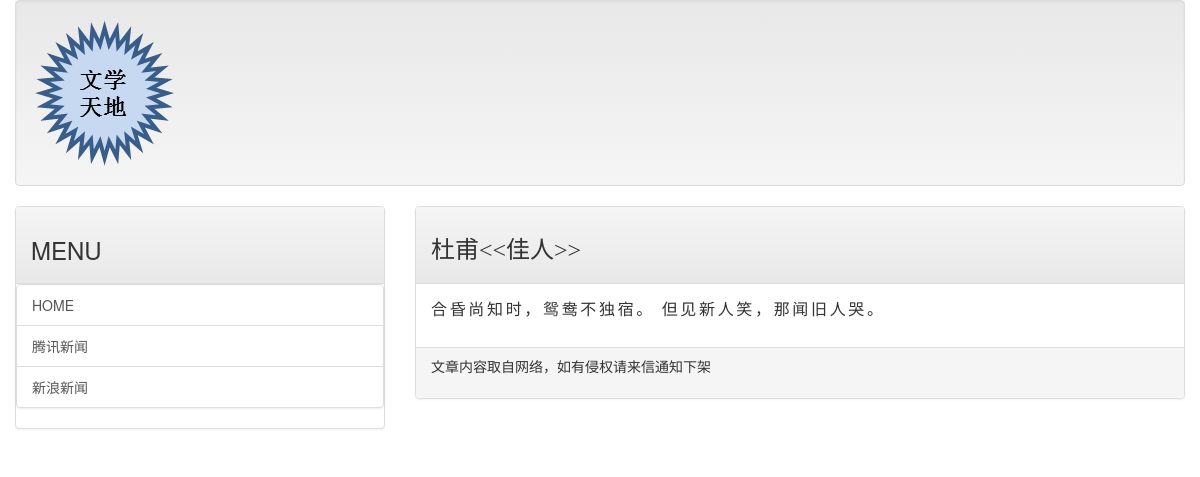
The app's page /post/jiaren, older data.
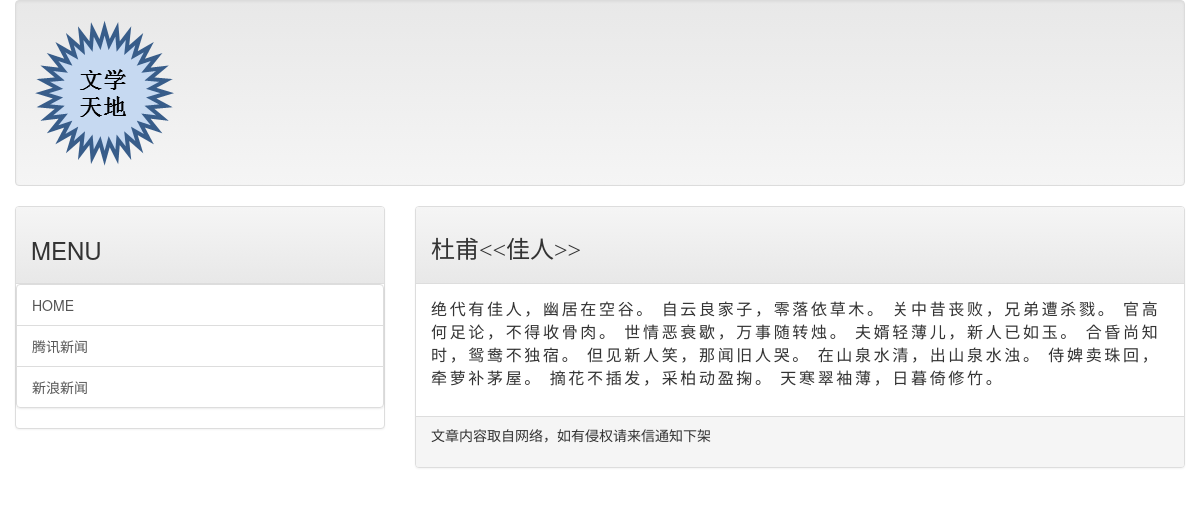
The same page, newer data.
### mainsite/models.py (models this page shows, shortened)
class Post(models.Model):
	title = models.CharField(max_length=200)
	slug = models.CharField(max_length=200)
	body = models.TextField()
	pub_date = models.DateTimeField(default=timezone.now)
	class Meta:
		ordering = ('-pub_date',)

### mainsite/views.py (the view)
# urls.py: url(r'^post/(\w+)$',showpost),
def showpost(request,slug):
	template = get_template('post.html')
	try:
		post = Post.objects.get(slug=slug)
		if post != None:
			html = template.render(locals())
			return HttpResponse(html)
	except:
		return redirect('/')

### templates/post.html (shortened to what this page needs)
{% extends 'base.html' %}
{% load markdown_deux_tags %}
{% block headmessage %}
	<h3 style="font-family: 微软雅黑";>{{ post.title }}</h3>
{% endblock %}
{% block content %}
	<p style="font-family: 微软雅黑;font-size: 12pt;letter-spacing: 2pt;">
		{{ post.body|safe }}
	</p>
{% endblock %}

Row changes from the older to the newer data that the page shows:
changed Post "杜甫<<佳人>>": body "合昏尚知时，鸳鸯不独宿。 但见新人笑，那闻旧人哭。" → "绝代有佳人，幽居在空谷。 自云良家子，零落依草木。 关中昔丧败，兄弟遭杀戮。 官高何足论，不得收骨肉。 世情恶衰歇，万事随转烛。 夫婿轻薄儿，新人已如玉。 合昏尚知时，鸳鸯不独宿。 但见新人笑，那闻旧人哭。 在山泉水清，出山泉水浊。 侍婢卖珠回，牵萝补茅屋。 摘花不插发，采柏动盈掬。 天寒翠袖薄，日暮倚修竹。"
